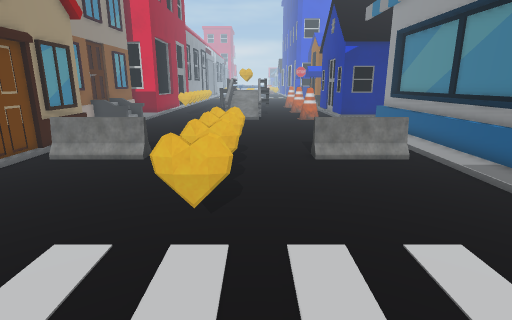
view 1 (above)

17 first-person views from a walk through a Unity game level. The camera is 1.4 m above the floor, tilts 14° down and sees 80° across. The floor is counted in squares, 0.5 m on a side. Each view is taken from the middle of a square. On the plan, view 1 faces up. The plan holds only what a view shows up to about 20 squares ahead; the rest is blank. The place goes on beyond the plan. The player character is not drawn. Some surface patterns are stand-ins.

view 2
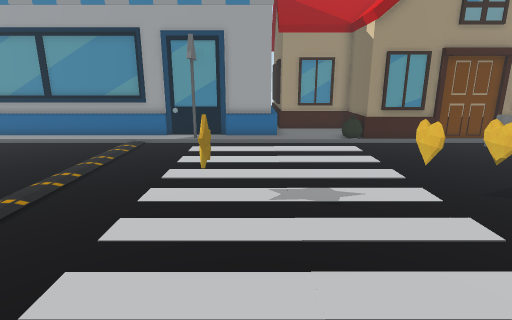

view 3
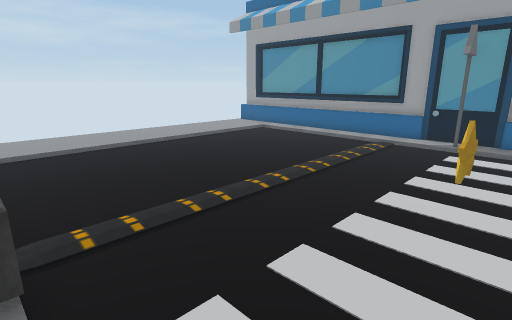

view 4
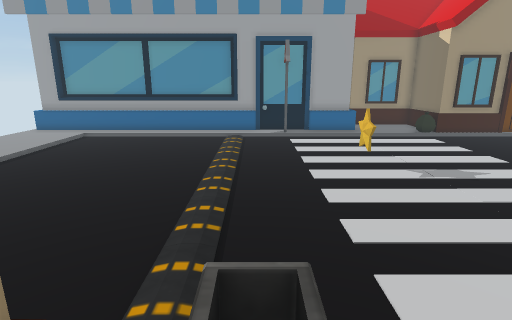

view 5
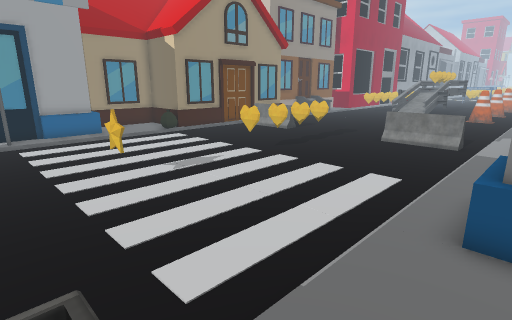

view 6
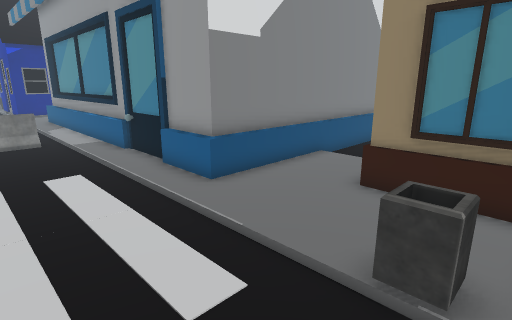

view 7
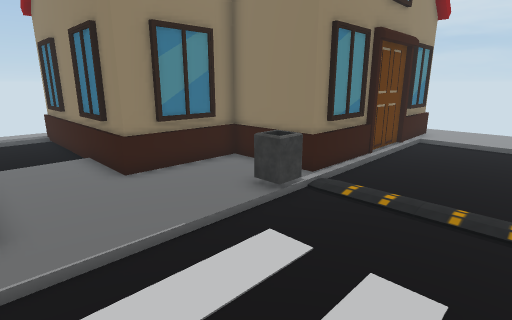

view 8
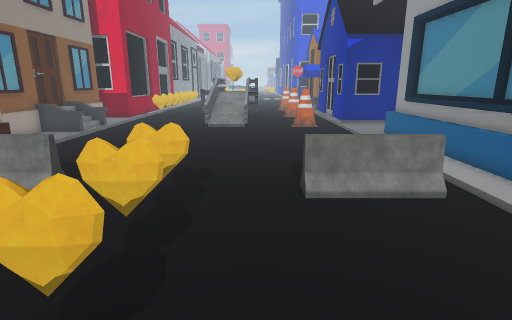

view 9
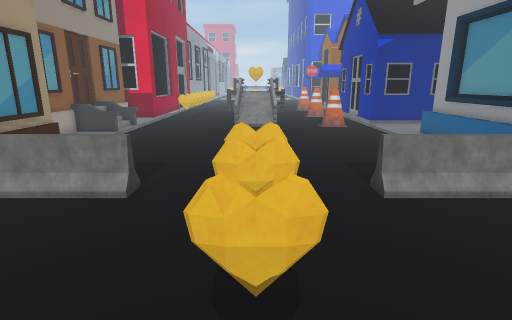

view 10
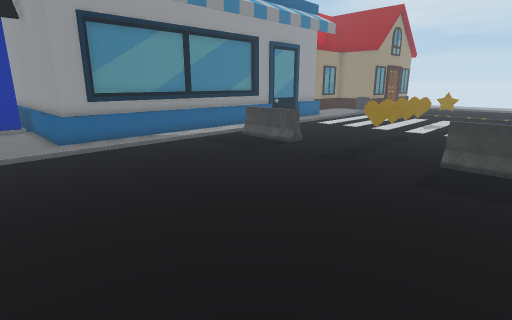

view 11
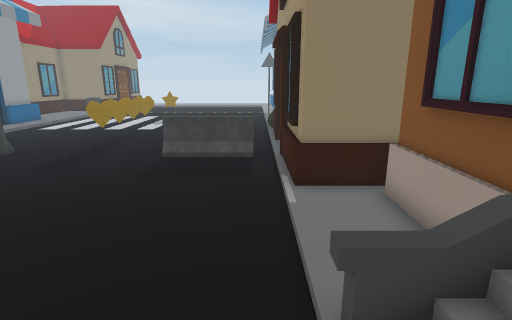

view 12
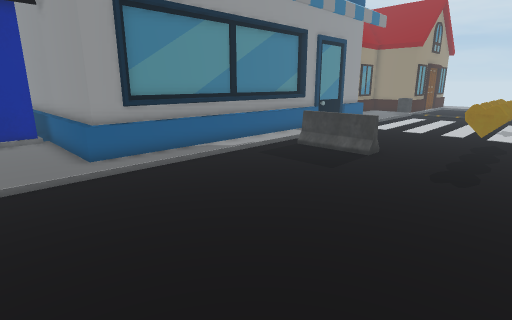

view 13
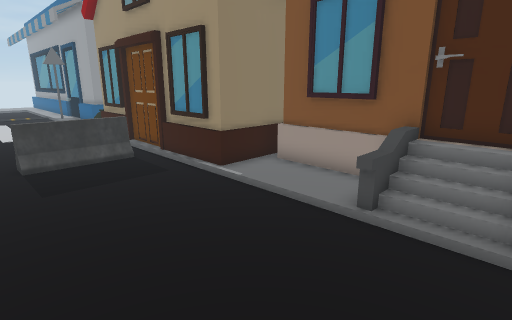

view 14
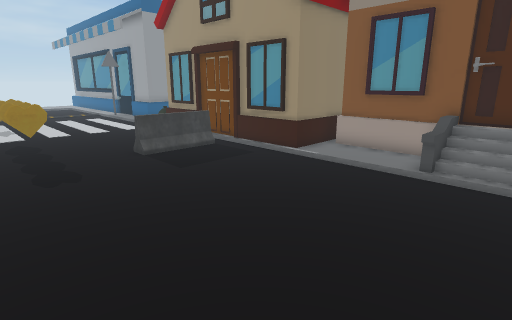

view 15
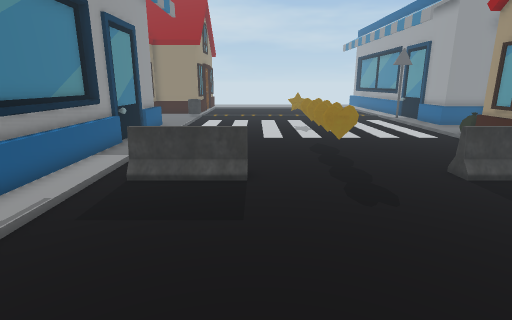

view 16
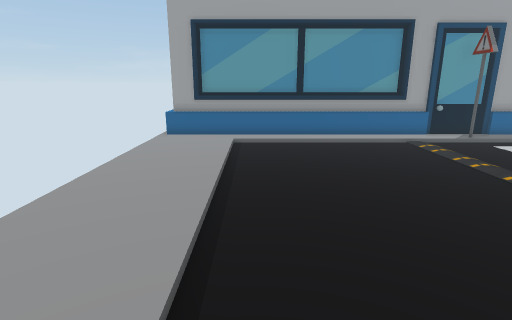

view 17
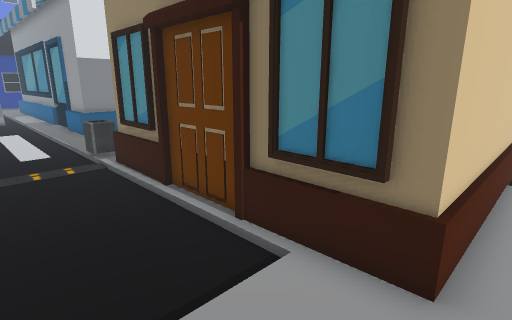

### Floor plan
Key: @ floor where view 1 was taken; # wall or solid block; x gap in a wall; . floor; / step, stairs or slope; = window, fence, low wall or low ledge; B building; H house; O other object.
Columns run from 13 left of view 1 to 14 right of it. Each row starts with its distance up from view 1.
 24  ##O=......   .........   H
 23  ##O/.....................H
 22  ##O=.....................H
 21  ##==................BBBBBBH
 20   #..................B#
 19   #..................B#
 18   #..................B#
 17   #..................B#
 16 BBBBB................B#
 15     B................B#
 14     B................B#
 13     B................B#
 12     Bx====.....=====.B#
 11     B.   .......   ..B#
 10     B................B#
  9     B................B#
  8     B................B#
  7     B................B
  6 BBBBB................B
  5 B.. =................B
  4 B....................B
  3 B....................B
  2 B....................B
  1 ###B.................BBBBBBB
  0    B.........@..............
 -1    B........................
 -2    B....................BBBB
 -3    B....................B
 -4    B....................B
 -5    B................==..B
 -6   #B....................B
 -7   #B................BBBBB
 -8   #B................B
 -9   #B................B
-10   #B................B
-11   #B................B
-12   #B................B
-13   #B................B
-14   #B................B
-15   #B................B
-16   #B................B
-17   #B................BBBBBBBB
-18    B......................
-19    B

Where each view was taken, in squares from view 1:
view 1: 0 up, 0 right, facing up
view 2: 0 up, 7 right, facing left
view 3: 0 up, 7 right, facing down-left
view 4: 5 down, 9 right, facing left
view 5: 5 down, 9 right, facing up-left
view 6: 6 down, 3 right, facing up-right
view 7: 1 up, 2 right, facing down-right
view 8: 4 up, 1 right, facing up
view 9: 4 up, 1 left, facing up
view 10: 24 up, 7 left, facing down-right
view 11: 24 up, 8 left, facing down
view 12: 24 up, 3 left, facing down-right
view 13: 24 up, 3 left, facing down-left
view 14: 24 up, 1 right, facing down-left
view 15: 21 up, 2 right, facing down
view 16: 14 down, 6 right, facing left
view 17: 18 down, 3 right, facing up-right
